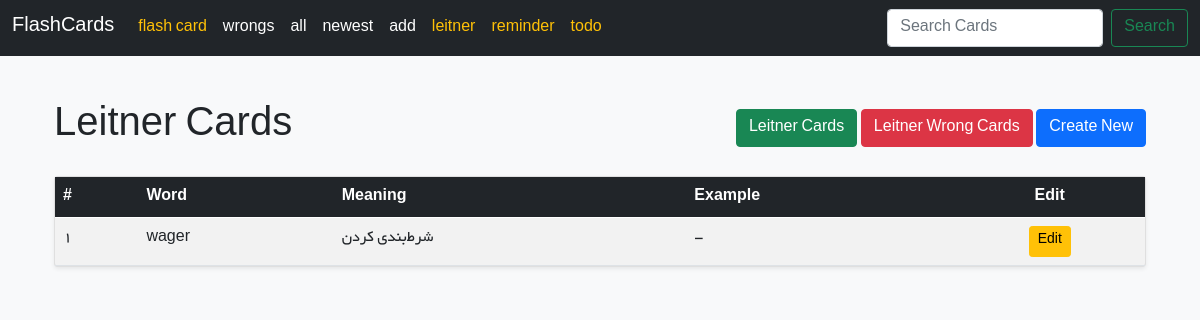
Page /flashcard/leitnercards/ on the earlier database version.
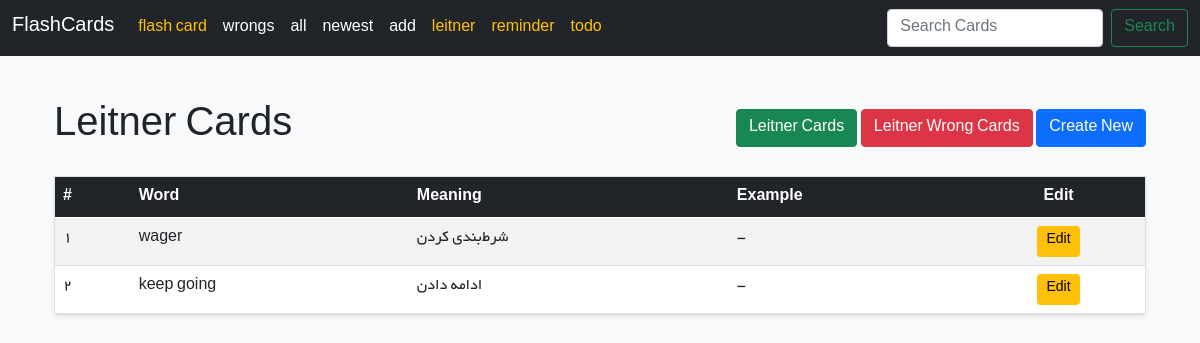
Same page on the later database version.
### home/models.py (models this page shows, shortened)
class FlashLeitner(models.Model):
    word = models.CharField(max_length=512)
    meaning = models.CharField(max_length=512)
    example = models.CharField(max_length=1024, null=True, blank=True)
    rate = models.SmallIntegerField(default=0)
    last_reply = models.BooleanField(default=False)
    created_at = models.DateTimeField(auto_now_add=True)
    next_review_date = models.DateField()
    start_day = models.DateField(default=timezone.localdate)

### home/views.py (the view)
# urls.py: path("leitnercards/" ,FlashLeitnerCardsView.as_view(),name="leitner_cards"),
class FlashLeitnerCardsView(View):
    def get(self, request):
        cards = FlashLeitner.objects.all()
        return render(request, "home/leitner_cards.html", {"cards": cards})

### home/templates/home/leitner_cards.html
{% extends 'base.html' %}
{% block content %}
  <div class="container mt-4">
    <div class="d-flex justify-content-between align-items-center mb-4">
      <h1 class="m-0">Leitner Cards</h1>
      <div>
        <a class="btn btn-success" href="{% url 'home:leitner_cards' %}">Leitner Cards</a>
        <a class="btn btn-danger" href="{% url 'home:leitner_wrong_cards' %}">Leitner Wrong Cards</a>
        <a class="btn btn-primary" href="{% url 'home:leitner_card_create' %}">Create New</a>
      </div>
    </div>
    {% if cards %}
      <div class="card shadow-sm">
        <div class="card-body p-0">
          <table class="table table-hover table-striped m-0">
            <thead class="table-dark">
              <tr>
                <th>#</th>
                <th>Word</th>
                <th>Meaning</th>
                <th>Example</th>
                <th class="text-center">Edit</th>
              </tr>
            </thead>
            <tbody>
              {% for card in cards %}
                <tr onclick="window.location='{% url 'home:leitner_card_answer' card.id %}'" style="cursor:pointer;">
                  <td>{{ forloop.counter }}</td>
                  <td>{{ card.word }}</td>
                  <td>{{ card.meaning }}</td>
                  <td>{{ card.example|default:'-' }}</td>
                  <td class="text-center">
                    <a class="btn btn-warning btn-sm" href="{% url 'home:leitner_card_edit' card.id %}">Edit</a>
                  </td>
                </tr>
              {% endfor %}
            </tbody>
          </table>
        </div>
      </div>
    {% else %}
      <div class="alert alert-warning mt-4" role="alert">No cards available.</div>
    {% endif %}
  </div>
{% endblock %}

Differences in the rows shown:
added FlashLeitner: word "keep going", meaning "ادامه دادن", example "-"
